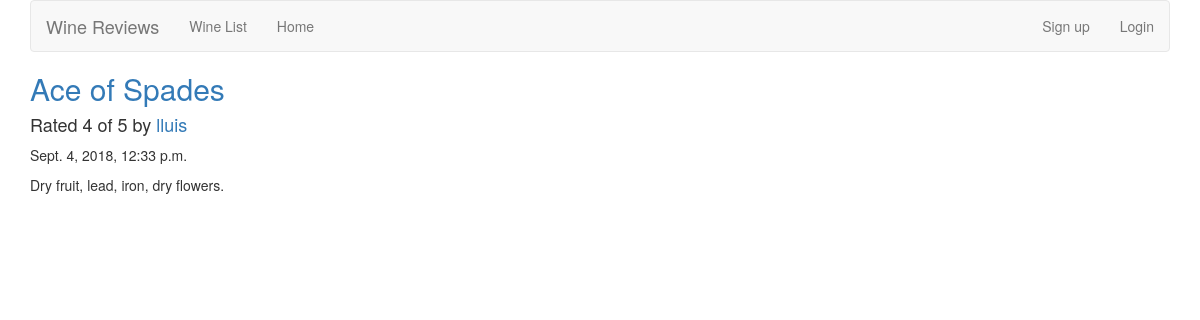
Before: /reviews/wine/2/28 with the older database file.
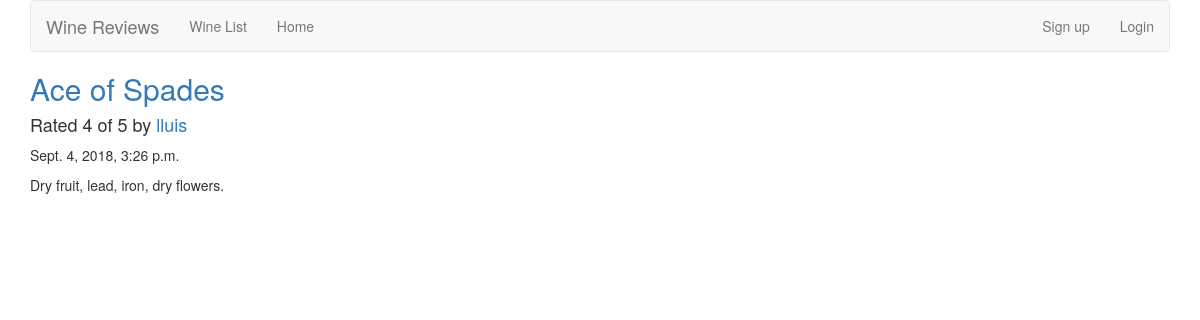
After: the same page with the newer database file.
### reviews/models.py (models this page shows, shortened)
class Review(models.Model):
    RATING_CHOICES = (
        (1,'1'),
        (2,'2'),
        (3,'3'),
        (4,'4'),
        (5,'5'),
    )
    wine = models.ForeignKey(Wine, on_delete=models.CASCADE)
    pub_date = models.DateTimeField(verbose_name='date_published')
    user_name = models.CharField(max_length = 100)
    comment = models.CharField(max_length = 200)
    rating = models.IntegerField(choices = RATING_CHOICES)

class Wine(models.Model):
    name = models.CharField(max_length = 128)

### reviews/views.py (the view)
# urls.py: path('wine/<int:wine_id>/<int:review_id>',views.review_detail_of_wine,name = 'review_detail_of_wine'),
def review_detail_of_wine(request, wine_id, review_id):
    wine = get_object_or_404(Wine, pk = wine_id)
    review = get_object_or_404(wine.review_set.all(), pk = review_id)
    return render(request, 'reviews/review_detail_of_wine.html', {'review':review})

### templates/reviews/review_detail_of_wine.html
{% extends 'base.html' %}
{% block title %}
<h2><a href="{% url 'reviews:wine_detail' review.wine.id %}">{{ review.wine.name }}</a></h2>
{% endblock %}
{% block content %}
<h4>Rated {{ review.rating }} of 5 by <a href="{% url 'reviews:user_review_list' review.user_name %}" >{{ review.user_name }}</a></h4>
<p>{{ review.pub_date }}</p>
<p>{{ review.comment }}</p>
{% endblock %}

Changed rows visible on the page:
changed Review "lluis": pub_date "Sept. 4, 2018, 12:33 p.m." → "Sept. 4, 2018, 3:26 p.m."
